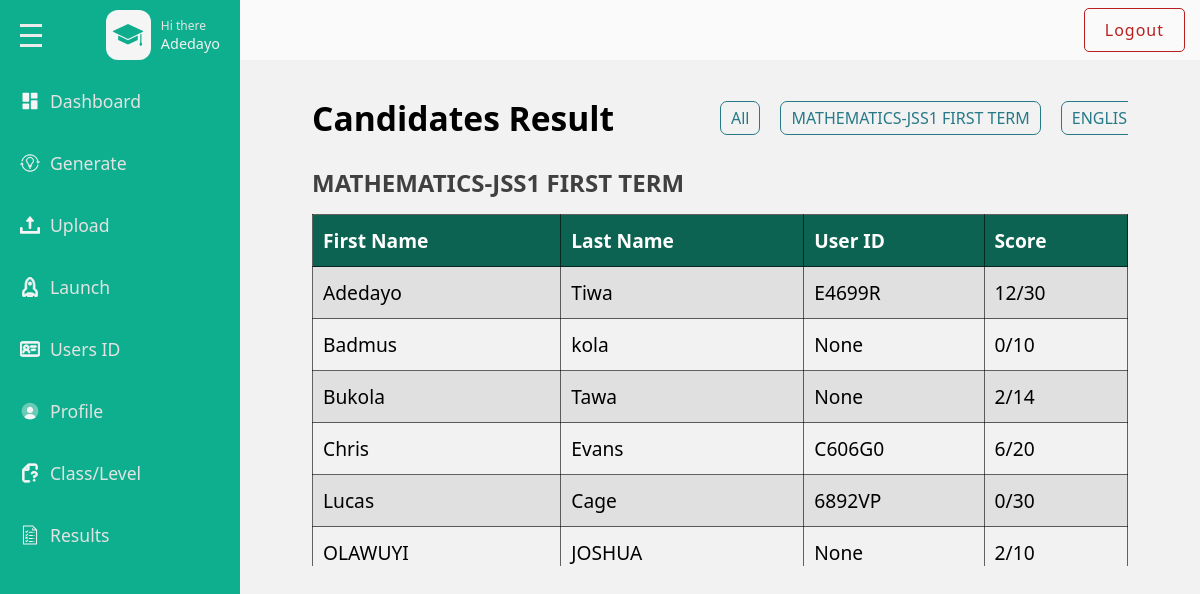
The app's page /admins/result (signed in), older data.
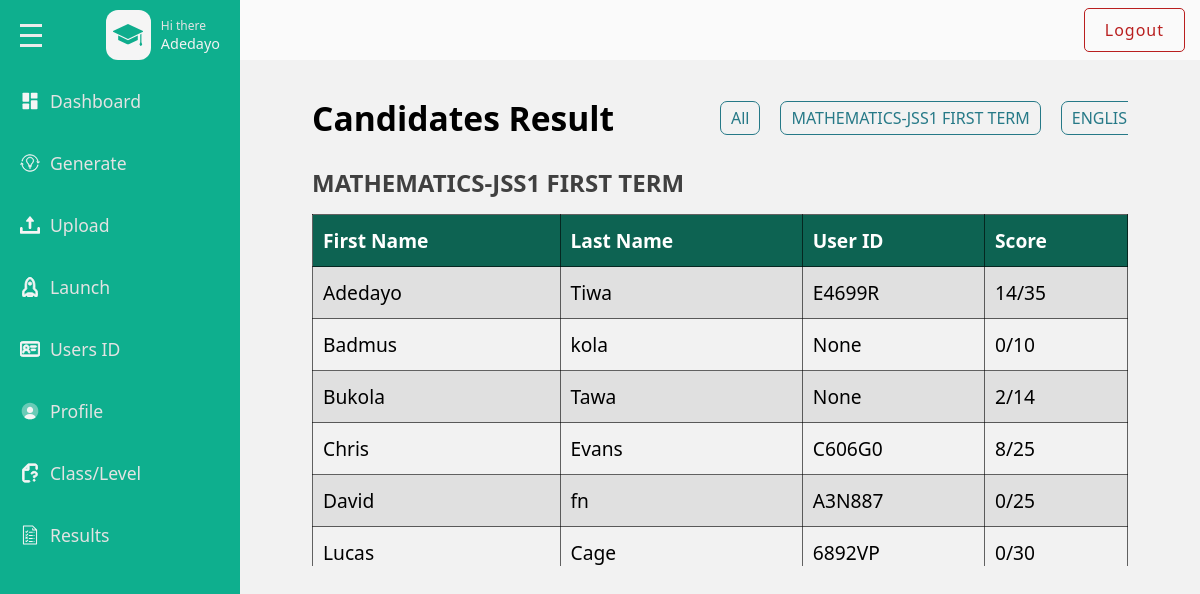
The same page, newer data.
### base/models.py (models this page shows)
class User(AbstractUser):
    school_name = models.CharField(max_length=500, null=True,blank=True)
    recovery_code = models.CharField(max_length=100, null=True)
    session_id = models.UUIDField(default=None, null=True, blank=True)
    is_online = models.BooleanField(default=False)

### admins/views.py (the view)
# urls.py: path('result',views.result,name='result'),
@login_required(login_url='admins:login')
def result(request):
    userprofile = get_object_or_404(Userprofile, user=request.user)
    classes = ClassOrLevel.objects.all()
    term_or_semesters = TermOrSemester.objects.all()
    subject_results = {}
    for class_or_level in classes:
        for term_or_semester in term_or_semesters.filter(class_or_level=class_or_level):
            subjects = Subject.objects.filter(term_or_semester=term_or_semester)
            for subject in subjects:
                users = Result.objects.filter(subject=subject).values(
                    'user__username',
                    'user__last_name',
                    'user__userid__generated_id'
                ).annotate(
                    total_answers=Count('id'),
                    correct_answers=Sum(
                        Case(
                            When(is_correct=True, then=1),
                            When(is_correct=False, then=0),
                            output_field=IntegerField()
                        )
                    )
                ).distinct()
                results = []
                for user in users:
                    total_answers = user['total_answers']
                    correct_answers = user['correct_answers']
                    score = f"{correct_answers}/{total_answers}"
                    results.append({
                        'first_name': user['user__username'],
                        'last_name': user['user__last_name'],
                        'user_id': user['user__userid__generated_id'],
                        'score': score
                    })
                subject_results[(class_or_level.name, term_or_semester.name, subject.name)] = results
    context = {
        'subject_results': subject_results,
        'userprofile': userprofile
    }
    return render(request, 'admins/result.html', context)

### base/templates/admins/result.html (shortened to what the changed rows need)
{% load static %}
<!DOCTYPE html>
<html lang="en">
<head>
    <link href="{% static 'css/style.css' %}" rel="stylesheet">
</head>
<body>
    <div class = "wrapper">
                            <!DOCTYPE svg PUBLIC "-//W3C//DTD SVG 1.1//EN" "http://www.w3.org/Graphics/SVG/1.1/DTD/svg11.dtd">
                            <!DOCTYPE svg PUBLIC "-//W3C//DTD SVG 1.1//EN" "http://www.w3.org/Graphics/SVG/1.1/DTD/svg11.dtd">
                            <!DOCTYPE svg PUBLIC "-//W3C//DTD SVG 1.1//EN" "http://www.w3.org/Graphics/SVG/1.1/DTD/svg11.dtd">
                            <!DOCTYPE svg PUBLIC "-//W3C//DTD SVG 1.1//EN" "http://www.w3.org/Graphics/SVG/1.1/DTD/svg11.dtd">
                            <!DOCTYPE svg PUBLIC "-//W3C//DTD SVG 1.1//EN" "http://www.w3.org/Graphics/SVG/1.1/DTD/svg11.dtd">
                            <!DOCTYPE svg PUBLIC "-//W3C//DTD SVG 1.1//EN" "http://www.w3.org/Graphics/SVG/1.1/DTD/svg11.dtd">
                            <!DOCTYPE svg PUBLIC "-//W3C//DTD SVG 1.1//EN" "http://www.w3.org/Graphics/SVG/1.1/DTD/svg11.dtd">
                            <!DOCTYPE svg PUBLIC "-//W3C//DTD SVG 1.1//EN" "http://www.w3.org/Graphics/SVG/1.1/DTD/svg11.dtd">
                            <!DOCTYPE svg PUBLIC "-//W3C//DTD SVG 1.1//EN" "http://www.w3.org/Graphics/SVG/1.1/DTD/svg11.dtd">
                            <!DOCTYPE svg PUBLIC "-//W3C//DTD SVG 1.1//EN" "http://www.w3.org/Graphics/SVG/1.1/DTD/svg11.dtd">
        <div class = "main-content">
            <div class = "results-cta-container">
                <div  class="user-get-container">
                    <div class="candidate-info flex-between">
                        <h2>Candidates Result</h2>
                    </div>
                    <div class = "subject-div-wrapper">
                        {% for key, results in subject_results.items %}
                        {% with class_name=key.0 term_name=key.1 subject_name=key.2 %}
                        <div data-select = "{{ subject_name|upper }}-{{class_name}} {{term_name}}" class = "subject-result-div">
                            <h3 class = "subject-result-head">{{ subject_name|upper }}-{{class_name|upper}} {{term_name|upper}}</h3>
                            <table class="user-get-table table">
                                <thead class="thead">
                                    <tr>
                                        <th scope="col">First Name</th>
                                        <th scope="col">Last Name</th>
                                        <th scope="col">User ID</th>
                                        <th scope="col">Score</th>
                                    </tr>
                                </thead>
                                <tbody>
                                    {% for result in results %}
                                    <tr>
                                        <td>{{ result.first_name }}</td>
                                        <td>{{ result.last_name }}</td>
                                        <td>{{ result.user_id }}</td>
                                        <td><span class = "bool-score-span">{{ result.score }}</span></td>
                                    </tr>
                                    {% endfor %}
                                </tbody>
                            </table>
                        </div>
                        {% endwith %}
                        {% endfor %}
                    </div>
                </div>
            </div>
        </div>
    </div>
</body>
</html>

Row changes from the older to the newer data that the page shows:
changed User "Adedayo": score "12/30" → "14/35"
Text that changed along with them:
list line gone: "Chris Evans C606G0 6/20 OLAWUYI JOSHUA None 2/10"
new list line: "Chris Evans C606G0 8/25 David fn A3N887 0/25"
